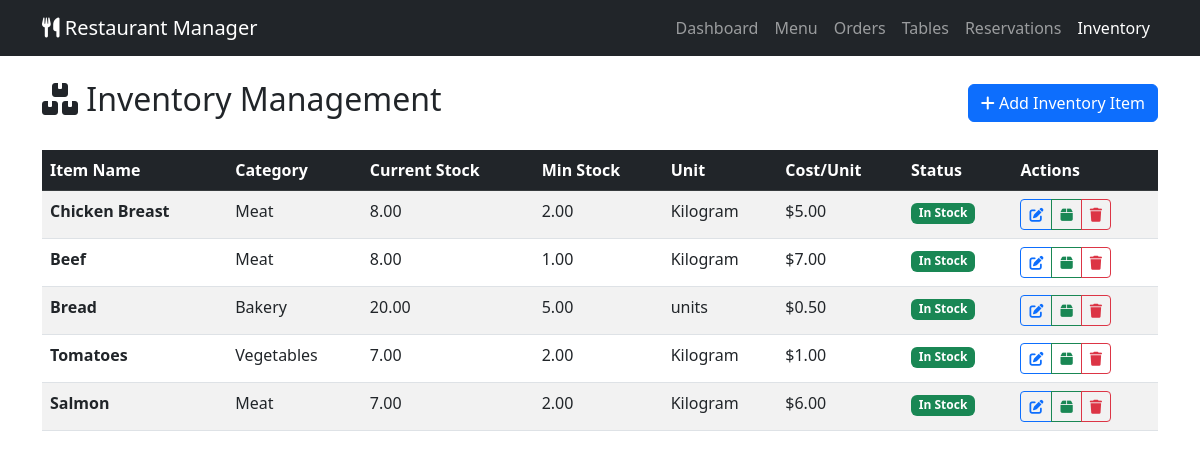
Screenshot of /inventory/ (signed in) with the database file from the repository.
### restaurant/models.py (models this page shows, shortened)
class Inventory(models.Model):
    CATEGORY_CHOICES = [
        ('vegetables', 'Vegetables'),
        ('fruits', 'Fruits'),
        ('meat', 'Meat'),
        ('seafood', 'Seafood'),
        ('dairy', 'Dairy'),
        ('grains', 'Grains'),
        ('spices', 'Spices'),
        ('beverages', 'Beverages'),
        ('cleaning', 'Cleaning Supplies'),
        ('other', 'Other'),
    ]
    UNIT_CHOICES = [
        ('kg', 'Kilogram'),
        ('g', 'Gram'),
        ('lb', 'Pound'),
        ('oz', 'Ounce'),
        ('l', 'Liter'),
        ('ml', 'Milliliter'),
        ('piece', 'Piece'),
        ('pack', 'Pack'),
        ('bottle', 'Bottle'),
        ('can', 'Can'),
    ]
    item_name = models.CharField(max_length=100)
    category = models.CharField(max_length=20, choices=CATEGORY_CHOICES)
    current_stock = models.DecimalField(max_digits=10, decimal_places=2, default=0)
    minimum_stock = models.DecimalField(max_digits=10, decimal_places=2, default=0)
    unit = models.CharField(max_length=10, choices=UNIT_CHOICES)
    cost_per_unit = models.DecimalField(max_digits=10, decimal_places=2)
    supplier_info = models.TextField(blank=True, null=True)
    created_at = models.DateTimeField(auto_now_add=True)
    updated_at = models.DateTimeField(auto_now=True)
    class Meta:
        verbose_name_plural = "Inventory"

### restaurant/views.py (the view)
# urls.py: path('inventory/', views.inventory_management, name='inventory_management'),
@login_required
def inventory_management(request):
    inventory = Inventory.objects.all()
    low_stock = Inventory.objects.filter(current_stock__lte=models.F('minimum_stock'))
    context = {
        'inventory': inventory,
        'low_stock': low_stock
    }
    return render(request, 'restaurant/inventory.html', context)

### templates/restaurant/inventory.html (shortened to what this page needs)
<!DOCTYPE html>
<html lang="en">
<head>
    <link href="https://cdn.jsdelivr.net/npm/bootstrap@5.3.0/dist/css/bootstrap.min.css" rel="stylesheet">
    <link href="https://cdnjs.cloudflare.com/ajax/libs/font-awesome/6.0.0/css/all.min.css" rel="stylesheet">
</head>
<body>
    <nav class="navbar navbar-expand-lg navbar-dark bg-dark">
        <div class="container">
            <a class="navbar-brand" href="{% url 'dashboard' %}">
                <i class="fas fa-utensils"></i> Restaurant Manager
            </a>
            <div class="navbar-nav ms-auto">
                <a class="nav-link" href="{% url 'dashboard' %}">Dashboard</a>
                <a class="nav-link" href="{% url 'menu_management' %}">Menu</a>
                <a class="nav-link" href="{% url 'order_management' %}">Orders</a>
                <a class="nav-link" href="{% url 'table_management' %}">Tables</a>
                <a class="nav-link" href="{% url 'reservation_management' %}">Reservations</a>
                <a class="nav-link active" href="{% url 'inventory_management' %}">Inventory</a>
            </div>
        </div>
    </nav>
    <div class="container mt-4">
        <div class="d-flex justify-content-between align-items-center mb-4">
            <h2><i class="fas fa-boxes"></i> Inventory Management</h2>
            <a href="{% url 'add_inventory_item' %}" class="btn btn-primary">
                <i class="fas fa-plus"></i> Add Inventory Item
            </a>
        </div>
        {% if inventory %}
        <div class="table-responsive">
            <table class="table table-striped table-hover">
                <thead class="table-dark">
                    <tr>
                        <th>Item Name</th>
                        <th>Category</th>
                        <th>Current Stock</th>
                        <th>Min Stock</th>
                        <th>Unit</th>
                        <th>Cost/Unit</th>
                        <th>Status</th>
                        <th>Actions</th>
                    </tr>
                </thead>
                <tbody>
                    {% for item in inventory %}
                    <tr>
                        <td><strong>{{ item.item_name }}</strong></td>
                        <td>{{ item.get_category_display }}</td>
                        <td>
                            <span class="{% if item.current_stock <= item.minimum_stock %}text-danger fw-bold{% endif %}">
                                {{ item.current_stock }}
                            </span>
                        </td>
                        <td>{{ item.minimum_stock }}</td>
                        <td>{{ item.get_unit_display }}</td>
                        <td>${{ item.cost_per_unit }}</td>
                        <td>
                            {% if item.current_stock <= item.minimum_stock %}
                            <span class="badge bg-danger">Low Stock</span>
                            {% else %}
                            <span class="badge bg-success">In Stock</span>
                            {% endif %}
                        </td>
                        <td>
                            <div class="btn-group btn-group-sm">
                                <button class="btn btn-outline-primary" title="Edit" onclick="editInventoryItem({{ item.id }})">
                                    <i class="fas fa-edit"></i>
                                </button>
                                <button class="btn btn-outline-success" title="Restock" onclick="restockInventory({{ item.id }}, '{{ item.item_name }}')">
                                    <i class="fas fa-box"></i>
                                </button>
                                <button class="btn btn-outline-danger" title="Delete" onclick="deleteInventoryItem({{ item.id }}, '{{ item.item_name }}')">
                                    <i class="fas fa-trash"></i>
                                </button>
                            </div>
                        </td>
                    </tr>
                    {% endfor %}
                </tbody>
            </table>
        </div>
        {% else %}
        <div class="alert alert-info text-center">
            <i class="fas fa-info-circle fa-2x mb-3"></i>
            <h4>No Inventory Items Found</h4>
            <p>There are no inventory items in the system yet. <a href="{% url 'add_inventory_item' %}">Add your first inventory item</a> to track your stock.</p>
        </div>
        {% endif %}
    </div>
</body>
</html>

### rows the page displays
Inventory: item_name "Chicken Breast", category "Meat", current_stock "8.00", minimum_stock "2.00", unit "Kilogram", cost_per_unit "5.00", shows "In Stock"
Inventory: item_name "Beef", category "Meat", current_stock "8.00", minimum_stock "1.00", unit "Kilogram", cost_per_unit "7.00", shows "In Stock"
Inventory: item_name "Bread", category "Bakery", current_stock "20.00", minimum_stock "5.00", unit "units", cost_per_unit "0.50", shows "In Stock"
Inventory: item_name "Tomatoes", category "Vegetables", current_stock "7.00", minimum_stock "2.00", unit "Kilogram", cost_per_unit "1.00", shows "In Stock"
Inventory: item_name "Salmon", category "Meat", current_stock "7.00", minimum_stock "2.00", unit "Kilogram", cost_per_unit "6.00", shows "In Stock"
